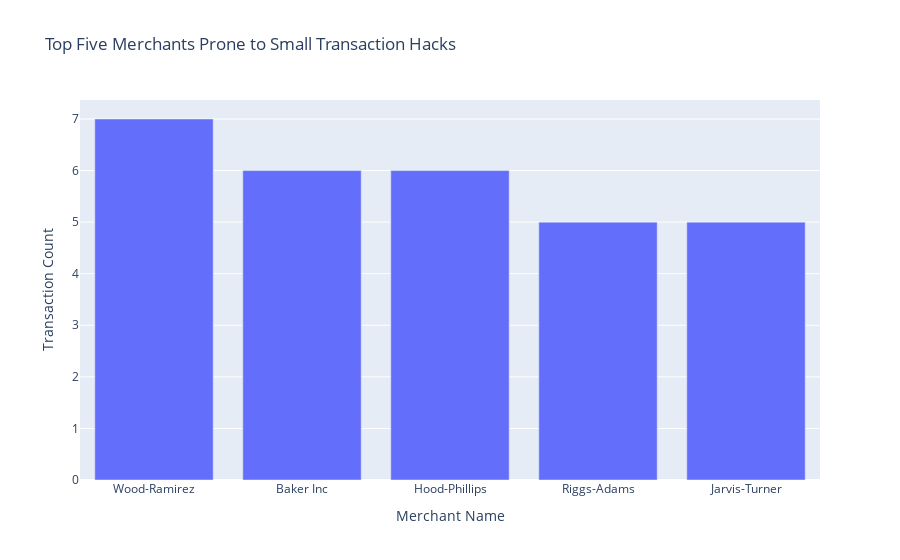

The cell this chart's notebook holds for it:
### Code cell
import pandas as pd
from sqlalchemy import create_engine
import plotly.express as px

# Database connection details (replace with your actual details)
engine = create_engine('mysql+pymysql://root:Ahasan321!@localhost/newschema')

# Adjusted SQL query to include merchant names
query_top_merchants = """
SELECT m.Name AS merchant_name, COUNT(*) as transaction_count
FROM Transaction t
JOIN Merchant m ON t.IDMerchant = m.ID
WHERE t.AMOUNT < 2.00
GROUP BY m.ID
ORDER BY transaction_count DESC
LIMIT 5
"""

# Execute the query and store the results in a DataFrame
df_top_merchants = pd.read_sql(query_top_merchants, engine)

# Visualization of the top five merchants prone to small transaction hacks
fig = px.bar(df_top_merchants, x='merchant_name', y='transaction_count', 
             title='Top Five Merchants Prone to Small Transaction Hacks')
fig.update_layout(xaxis_title='Merchant Name', yaxis_title='Transaction Count')
fig.show()

### Figure 1 — Plotly figure (JSON) as saved in the notebook; plotly's stock layout.template omitted (floating-point values rounded to 4 significant figures)
{"data": [{"alignmentgroup": "True", "hovertemplate": "merchant_name=%{x}<br>transaction_count=%{y}<extra></extra>", "legendgroup": "", "marker": {"color": "#636efa", "pattern": {"shape": ""}}, "name": "", "offsetgroup": "", "orientation": "v", "showlegend": false, "textposition": "auto", "type": "bar", "x": ["Wood-Ramirez", "Baker Inc", "Hood-Phillips", "Riggs-Adams", "Jarvis-Turner"], "xaxis": "x", "y": [7, 6, 6, 5, 5], "yaxis": "y"}], "layout": {"barmode": "relative", "legend": {"tracegroupgap": 0}, "title": {"text": "Top Five Merchants Prone to Small Transaction Hacks"}, "xaxis": {"anchor": "y", "domain": [0, 1], "title": {"text": "Merchant Name"}}, "yaxis": {"anchor": "x", "domain": [0, 1], "title": {"text": "Transaction Count"}}}}
